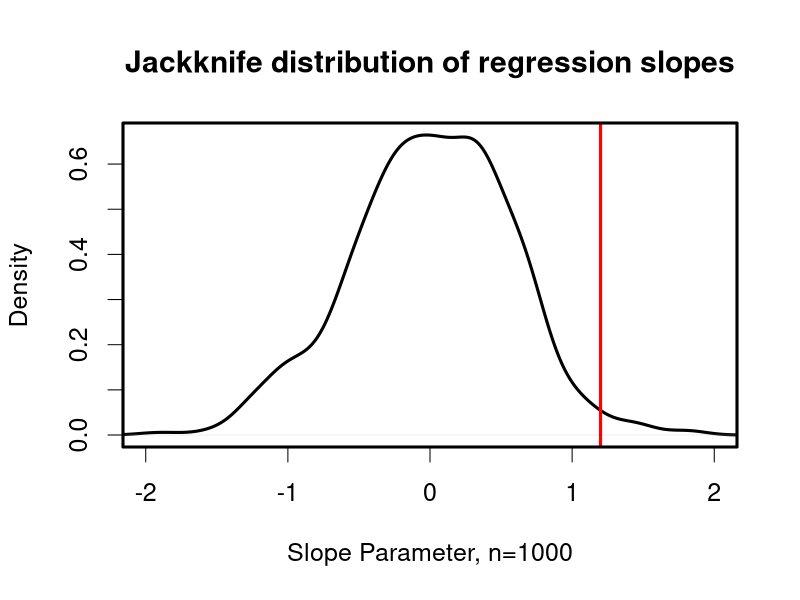
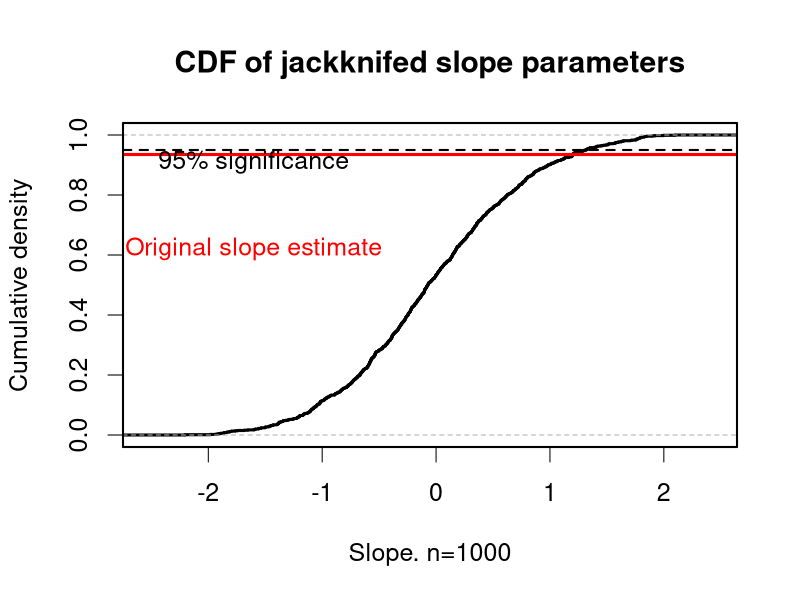
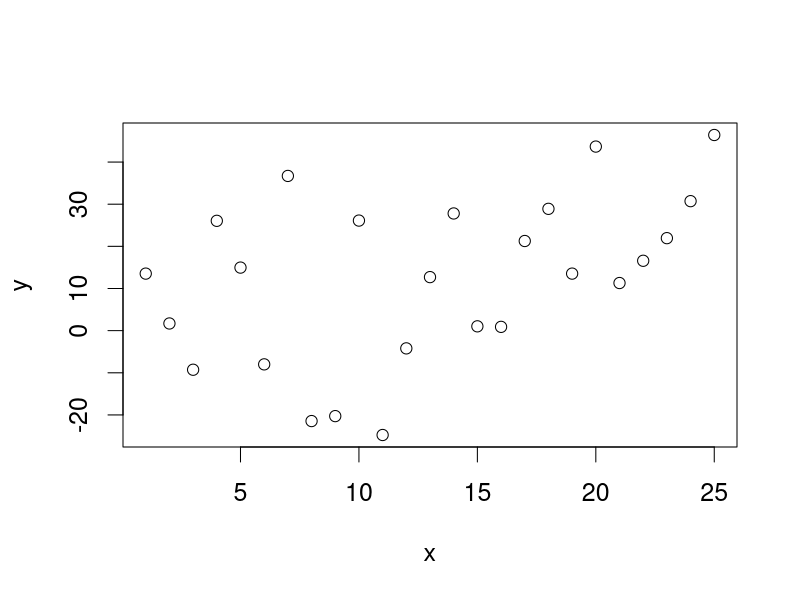

Source code (R) for these figures, in order:
## Jackknife a p value for a linear regression 
# 05/09/2013

# 140 char version
x<-1:25 
y<-x+rnorm(25,0,15) 
b<-ecdf(replicate(1000,lm(sample(y,13,F)~sample(x,13,F))$coef[2])) 
p<-1-b(lm(y~x)$coef[2])


# Fuller version
# Invent some data
x<-1:25 
y<-x+rnorm(25,0,15) 

# for each replicate, subsample the data without replacement. Then calculate slope parameter and put into epimirical CDF.
b<-ecdf(replicate(1000,lm(sample(y,13,F)~sample(x,13,F))$coef[2])) 

# What quantile is the original slope parameter in?
# This is a one tail test. p=2p for a two tail test.
p<-1-b(lm(y~x)$coef[2])


# Plot bootstrapped distribution

par(cex=1.5)
plot(density(replicate(1000,lm(y~sample(x,25,T))$coef[2])), xlim=c(-2,2), main='Jackknife distribution of regression slopes', lwd=3, xlab='Slope Parameter, n=1000')
abline(v=lm(y~x)$coef[2], col='Red', lwd=3)
box(lwd=3)


# Better do a cumulative distribution as I posted a link about that yesterday.

plot(b, main='CDF of jackknifed slope parameters', xlab='Slope. n=1000', ylab='Cumulative density', lwd=3)
abline(h=0.95,lty=2, lwd=2)
abline(h=b(lm(y~x)$coef[2]), col='Red', lwd=3)
text(-1.6,0.91,'95% significance')
text(-1.6,0.62,'Original slope estimate', col='Red')
box(lwd=2)

# Plot data. I wanted something that gives p>0.
plot(y~x)
